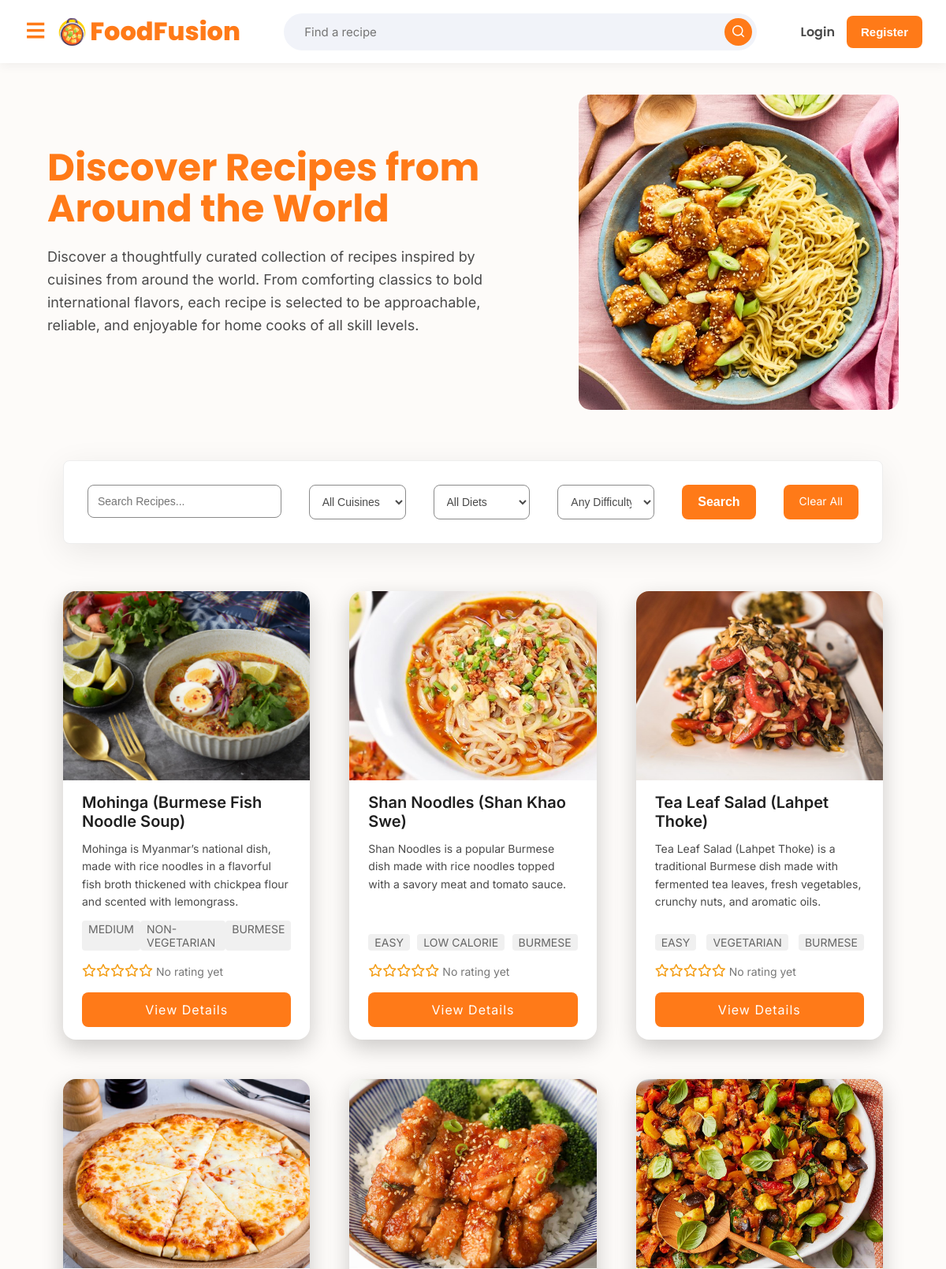
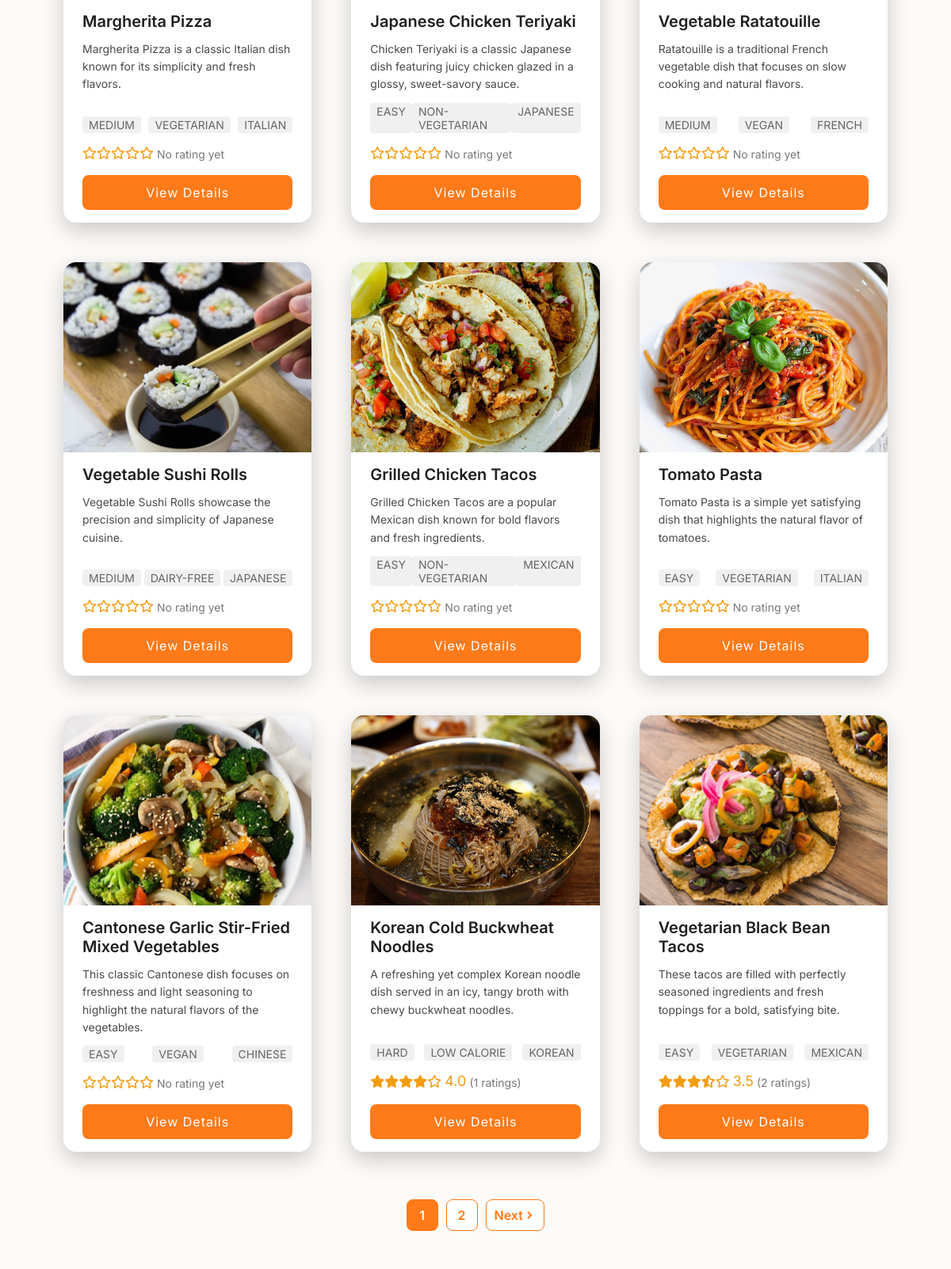
Page /recipes.php (upper part) on the committed database (2 pictures, top to bottom).
### tables this page shows
CREATE TABLE `recipes` (
  `recipe_id` int(11) NOT NULL,
  `user_id` int(11) NOT NULL,
  `cuisine_id` int(11) NOT NULL,
  `diet_id` int(11) NOT NULL,
  `difficulty_id` int(11) NOT NULL,
  `title` varchar(150) NOT NULL,
  `description` text NOT NULL,
  `ingredients` text NOT NULL,
  `cook_time` int(11) NOT NULL,
  `instructions` text NOT NULL,
  `image_url` varchar(255) DEFAULT NULL,
  `uploaded_at` timestamp NOT NULL DEFAULT current_timestamp()
);

CREATE TABLE `difficulty_levels` (
  `difficulty_id` int(11) NOT NULL,
  `difficulty` varchar(100) DEFAULT NULL
);

CREATE TABLE `diet` (
  `diet_id` int(11) NOT NULL,
  `diet` varchar(100) DEFAULT NULL
);

CREATE TABLE `cuisines` (
  `cuisine_id` int(11) NOT NULL,
  `cuisine_type` varchar(100) DEFAULT NULL
);

### recipes.php (the view, shortened to what this page needs)
<?php
    include 'header.php';
    require_once 'pdo.php';
    $recipesPerPage = 12;
    $page = isset($_GET['page']) ? (int)$_GET['page'] : 1;
    $offset = ($page - 1) * $recipesPerPage;
    $searchItem = $_GET['search-item'] ?? '';
    $whereClauses = " WHERE 1=1";
    $params = [];
    $countSql = "SELECT COUNT(DISTINCT r.recipe_id)
                 FROM recipes r
                 JOIN cuisines c ON r.cuisine_id = c.cuisine_id
                 JOIN diet d ON r.diet_id = d.diet_id
                 JOIN difficulty_levels dl ON r.difficulty_id = dl.difficulty_id
                 $whereClauses";
    $countStmt = $pdo->prepare($countSql);
    $countStmt->execute($params);
    $totalRecipes = $countStmt->fetchColumn();
    $totalPages = ceil($totalRecipes / $recipesPerPage);
    $sql = "
        SELECT
            r.recipe_id, r.title, r.description, r.image_url, r.cook_time,
            c.cuisine_type AS cuisine, d.diet AS diet, dl.difficulty AS difficulty,
            AVG(rr.rating) AS avg_rating, COUNT(rr.rating) AS total_ratings
        FROM recipes r
        JOIN cuisines c ON r.cuisine_id = c.cuisine_id
        JOIN diet d ON r.diet_id = d.diet_id
        JOIN difficulty_levels dl ON r.difficulty_id = dl.difficulty_id
        LEFT JOIN recipe_ratings rr ON rr.recipe_id = r.recipe_id
        $whereClauses
        GROUP BY r.recipe_id, r.title, r.description, r.image_url,
                 r.cook_time, c.cuisine_type, d.diet, dl.difficulty
        ORDER BY r.uploaded_at DESC
        LIMIT $recipesPerPage OFFSET $offset";
    $stmt = $pdo->prepare($sql);
    $stmt->execute($params);
    $recipes = $stmt->fetchAll(PDO::FETCH_ASSOC);
?>
<!DOCTYPE html>
<html lang="en">
<head>
    <link rel="stylesheet" href="css/style.css">
    <link rel="stylesheet" href="https://cdnjs.cloudflare.com/ajax/libs/font-awesome/6.5.1/css/all.min.css">
</head>
<body>
    <main>
        <div class="recipe-container">
            <section class="recipe-hero-section">
                <div class="recipe-hero">
                    <h1 class="recipe-hero-title">Discover Recipes from Around the World</h1>
                    <p class="recipe-hero-text">Discover a thoughtfully curated collection of recipes inspired by cuisines from around the world. From comforting classics to bold international flavors, each recipe is selected to be approachable, reliable, and enjoyable for home cooks of all skill levels.</p>
                </div>
                <div class="recipe-hero-image">
                    <img src="images/recipe-hero.jpg" alt="">
                </div>
            </section>
            <form action="" method="GET">
                <div class="recipe-filter-bar">
                    <div class="filter-gp search-gp">
                        <input type="text" name="search-item" class="filter-selection recipe-search-input" placeholder="Search Recipes..." value="<?= htmlspecialchars($searchItem)?>">
                    </div>
                    <div class="filter-gp">
                        <select name="cuisine" class="filter-selection">
                            <option value="all">All Cuisines</option>
                        </select>
                    </div>
                    <div class="filter-gp">
                        <select name="diet" class="filter-selection">
                            <option value="all">All Diets</option>
                        </select>
                    </div>
                    <div class="filter-gp">
                        <select name="difficulty" class="filter-selection">
                            <option value="all">Any Difficulty</option>
                        </select>
                    </div>
                    <button type="submit" class="filter-btn">Search</button>
                    <a href="recipes.php" class="clear-btn">Clear All</a>
                </div>
            </form>
            <section class="recipe-grid-section">
                <?php if (empty($recipes)): ?>
                    <div class="no-recipe-result">
                        <i class="fa-solid fa-utensils"></i>
                        <h3>No recipes found matching your criteria.</h3>
                        <p>Try clearing your filters or searching for a different keyword!</p>
                        <a href="recipes.php" class="all-recipe-btn">View All Recipes</a>
                    </div>
                <?php else: ?>
                    <?php foreach ($recipes as $recipe): ?>
                        <div class="recipe-card">
                            <a href="recipe_details.php?id=<?= $recipe['recipe_id']; ?>" class="recipe-image-link">
                                <img
                                    src="<?= htmlspecialchars($recipe['image_url'] ?: 'images/default-recipe.jpg'); ?>"
                                    alt="<?= htmlspecialchars($recipe['title']); ?>"
                                    class="recipe-image"
                                >
                            </a>
                            <div class="recipe-card-content">
                                <h3 class="recipe-card-title"><?= htmlspecialchars($recipe['title']); ?></h3>
                                <p class="recipe-card-description">
                                    <?php
                                    $desc = $recipe['description'];
                                    $firstPeriodPos = strpos($desc, '.');
                                    echo htmlspecialchars($firstPeriodPos !== false ? substr($desc, 0, $firstPeriodPos + 1) : $desc);
                                    ?>
                                </p>
                                <div class="recipe-card-tags">
                                    <span><?= htmlspecialchars($recipe['difficulty']); ?></span>
                                    <span><?= htmlspecialchars($recipe['diet']); ?></span>
                                    <span><?= htmlspecialchars($recipe['cuisine']); ?></span>
                                </div>
                                <div class="recipe-rating-display">
                                    <div class="rating-stars">
                                        <?php
                                        $avg = $recipe['avg_rating'] ? (float)$recipe['avg_rating'] : 0;
                                        $count = (int)$recipe['total_ratings'];
                                        if ($count > 0) {
                                            for ($i = 1; $i <= 5; $i++) {
                                                if ($i <= floor($avg)) {
                                                    echo '<i class="fa-solid fa-star"></i>';
                                                } elseif ($i == ceil($avg) && ($avg - floor($avg)) >= 0.5) {
                                                    echo '<i class="fa-solid fa-star-half-stroke"></i>';
                                                } else {
                                                    echo '<i class="fa-regular fa-star"></i>';
                                                }
                                            }
                                        } else {
                                            echo str_repeat('<i class="fa-regular fa-star"></i>', 5);
                                        }
                                        ?>
                                    </div>
                                    <?php if ($count > 0): ?>
                                        <span class="average-rating"><?= number_format($avg, 1) ?></span>
                                        <span class="rating-count">(<?= $count ?> ratings)</span>
                                    <?php else: ?>
                                        <span class="rating-count">No rating yet</span>
                                    <?php endif; ?>
                                </div>
                                <a href="recipe_details.php?id=<?= $recipe['recipe_id']; ?>" class="recipe-card-btn">View Details</a>
                            </div>
                        </div>
                    <?php endforeach; ?>
                <?php endif; ?>
            </section>
            <?php if ($totalPages > 1): ?>
                <div class="pagination">
                    <?php
                    $queryParams = $_GET;
                    ?>
                    <?php
                    $range = 2;
                    for ($i = 1; $i <= $totalPages; $i++):
                        if ($i == 1 || $i == $totalPages || ($i >= $page - $range && $i <= $page + $range)):
                            $numberParams = array_merge($queryParams, ['page' => $i]);
                    ?>
                            <a href="?<?= http_build_query($numberParams) ?>"
                            class="controls-btn <?= ($i == $page) ? 'active' : '' ?>">
                                <?= $i ?>
                            </a>
                        <?php elseif ($i == $page - $range - 1 || $i == $page + $range + 1): ?>
                            <span class="pagination-dots">...</span>
                        <?php endif;
                    endfor; ?>
                    <?php if ($page < $totalPages): ?>
                        <?php $nextParams = array_merge($queryParams, ['page' => $page + 1]); ?>
                        <a href="?<?= http_build_query($nextParams) ?>" class="controls-btn">
                            Next <i class="ri-arrow-right-s-line"></i>
                        </a>
                    <?php endif; ?>
                </div>
            <?php endif; ?>
        </div>
    </main>
</body>
</html>

### css/style.css (style rules this page uses)
* { margin: 0; padding: 0; box-sizing: border-box; }
body { font-family: "Inter", sans-serif; background-color: #fdfbf9; padding-top: 80px; margin: 0; }
.recipe-container { padding: 20px 60px; }
.recipe-hero-section { display: grid; grid-template-columns: 1.2fr 0.8fr; align-items: center; gap: 65px; padding: 20px 0; border-radius: 20px; margin: 0 auto; max-width: 1200px; }
.recipe-hero-title { font-size: 48px; line-height: 1.1; color: #ff7a18; margin-bottom: 20px; font-family: "Poppins", sans-serif; }
.recipe-hero-text { font-size: 18px; color: #4a4a4a; line-height: 1.6; margin-bottom: 30px; }
.recipe-hero-image img { width: 100%; height: 400px; object-fit: cover; border-radius: 15px; }
.recipe-filter-bar { display: flex; justify-content: center; flex-wrap: wrap; gap: 35px; padding: 30px; margin: 40px 20px; background-color: #ffffff; border: 1px solid #eee; border-radius: 8px; box-shadow: 0 10px 40px rgba(0, 0, 0, 0.08); }
.filter-gp { flex: 1; position: relative; }
.search-gp { flex: 2; position: relative; }
.filter-selection { width: 100%; padding: 12px; font-size: 14px; background-color: #ffffff; border: 1px solid #8a8a8a; border-radius: 8px; color: #4a4a4a; outline: none; cursor: pointer; }
.recipe-search-input { border: 1px solid #8a8a8a; }
.filter-btn { font-size: 16px; font-weight: 600; padding: 12px 20px; background-color: #ff7a18; color: #ffffff; border: none; border-radius: 8px; cursor: pointer; }
.clear-btn { font-size: 14px; padding: 12px 20px; text-align: center; text-decoration: none; background-color: #ff7a18; color: #ffffff; border-radius: 8px; }
.recipe-grid-section { display: grid; grid-template-columns: repeat(auto-fill, minmax(300px, 1fr)); gap: 50px; padding: 20px; margin: 40px 0; }
.recipe-card { display: flex; flex-direction: column; background-color: #ffffff; border-radius: 16px; overflow: hidden; box-shadow: 0 10px 28px rgba(0, 0, 0, 0.2); transition: transform 0.25s ease, box-shadow 0.25s ease; }
.recipe-image { width: 100%; height: 240px; object-fit: cover; display: block; aspect-ratio: 16 / 9; }
.recipe-card-content { padding: 16px 24px; display: flex; flex-direction: column; gap: 12px; height: 100%; flex-grow: 1; }
.recipe-card-title { font-size: 20px; font-weight: 600; color: #1f1f1f; }
.recipe-card-tags, .resource-card-tags { display: flex; justify-content: space-between; margin-bottom: 5px; }
.recipe-card-tags span, .resource-card-tags span { background-color: #f0f0f0; padding: 2px 8px; border-radius: 4px; font-size: 14px; text-transform: uppercase; color: #666; }
.recipe-card-description { font-size: 14px; line-height: 1.6; color: #4a4a4a; flex-grow: 1; }
.recipe-rating-display { display: flex; align-items: center; gap: 4px; line-height: 1; margin-bottom: 8px; }
.rating-stars { color: #f39c12; }
.average-rating { color: #f39c12; font-size: 18px; display: inline-flex; align-items: center; }
.rating-count { font-size: 14px; color: #777; display: inline-flex; align-items: center; position: relative; top: 2px; }
.recipe-card-btn { display: block; padding: 12px 24px; border-radius: 8px; background-color: #ff7a18; color: #ffffff; font-size: 16px; letter-spacing: 1px; text-align: center; text-decoration: none; transition: background-color 0.2s ease, transform 0.1s ease, box-shadow 0.2s ease; }
.pagination { display: flex; justify-content: center; align-items: center; gap: 10px; margin: 30px 0; }
.controls-btn { text-decoration: none; display: flex; align-items: center; justify-content: center; min-width: 40px; height: 40px; padding: 0 10px; border: 1px solid #ff7a18; background-color: #ffffff; color: #ff7a18; border-radius: 8px; font-weight: 600; transition: all 0.3s ease; }
.controls-btn.active { background-color: #ff7a18; color: #ffffff; cursor: default; }

### rows in the picture
recipes: image_url (picture), title "Mohinga (Burmese Fish Noodle Soup)", description "Mohinga is Myanmar’s national dish, made with rice noodles in a flavorful fish broth thickened with chickpea flour and scented with lemongrass.", difficulty.difficulty "MEDIUM", diet.diet "NON-VEGETARIAN", cuisine.cuisine_type "BURMESE", shows "No rating yet"
recipes: image_url (picture), title "Shan Noodles (Shan Khao Swe)", description "Shan Noodles is a popular Burmese dish made with rice noodles topped with a savory meat and tomato sauce.", difficulty.difficulty "EASY", diet.diet "LOW CALORIE", cuisine.cuisine_type "BURMESE", shows "No rating yet"
recipes: image_url (picture), title "Tea Leaf Salad (Lahpet Thoke)", description "Tea Leaf Salad (Lahpet Thoke) is a traditional Burmese dish made with fermented tea leaves, fresh vegetables, crunchy nuts, and aromatic oils.", difficulty.difficulty "EASY", diet.diet "VEGETARIAN", cuisine.cuisine_type "BURMESE", shows "No rating yet"
recipes: image_url (picture), title "Margherita Pizza", description "Margherita Pizza is a classic Italian dish known for its simplicity and fresh flavors.", difficulty.difficulty "MEDIUM", diet.diet "VEGETARIAN", cuisine.cuisine_type "ITALIAN", shows "No rating yet"
recipes: image_url (picture), title "Japanese Chicken Teriyaki", description "Chicken Teriyaki is a classic Japanese dish featuring juicy chicken glazed in a glossy, sweet-savory sauce.", difficulty.difficulty "EASY", diet.diet "NON-VEGETARIAN", cuisine.cuisine_type "JAPANESE", shows "No rating yet"
recipes: image_url (picture), title "Vegetable Ratatouille", description "Ratatouille is a traditional French vegetable dish that focuses on slow cooking and natural flavors.", difficulty.difficulty "MEDIUM", diet.diet "VEGAN", cuisine.cuisine_type "FRENCH", shows "No rating yet"
recipes: image_url (picture), title "Vegetable Sushi Rolls", description "Vegetable Sushi Rolls showcase the precision and simplicity of Japanese cuisine.", difficulty.difficulty "MEDIUM", diet.diet "DAIRY-FREE", cuisine.cuisine_type "JAPANESE", shows "No rating yet"
recipes: image_url (picture), title "Grilled Chicken Tacos", description "Grilled Chicken Tacos are a popular Mexican dish known for bold flavors and fresh ingredients.", difficulty.difficulty "EASY", diet.diet "NON-VEGETARIAN", cuisine.cuisine_type "MEXICAN", shows "No rating yet"
recipes: image_url (picture), title "Tomato Pasta", description "Tomato Pasta is a simple yet satisfying dish that highlights the natural flavor of tomatoes.", difficulty.difficulty "EASY", diet.diet "VEGETARIAN", cuisine.cuisine_type "ITALIAN", shows "No rating yet"
recipes: image_url (picture), title "Cantonese Garlic Stir-Fried Mixed Vegetables", description "This classic Cantonese dish focuses on freshness and light seasoning to highlight the natural flavors of the vegetables.", difficulty.difficulty "EASY", diet.diet "VEGAN", cuisine.cuisine_type "CHINESE", shows "No rating yet"
recipes: image_url (picture), title "Korean Cold Buckwheat Noodles", description "A refreshing yet complex Korean noodle dish served in an icy, tangy broth with chewy buckwheat noodles.", difficulty.difficulty "HARD", diet.diet "LOW CALORIE", cuisine.cuisine_type "KOREAN", avg "4.0", count "1"
recipes: image_url (picture), title "Vegetarian Black Bean Tacos", description "These tacos are filled with perfectly seasoned ingredients and fresh toppings for a bold, satisfying bite.", difficulty.difficulty "EASY", diet.diet "VEGETARIAN", cuisine.cuisine_type "MEXICAN", avg "3.5", count "2"
